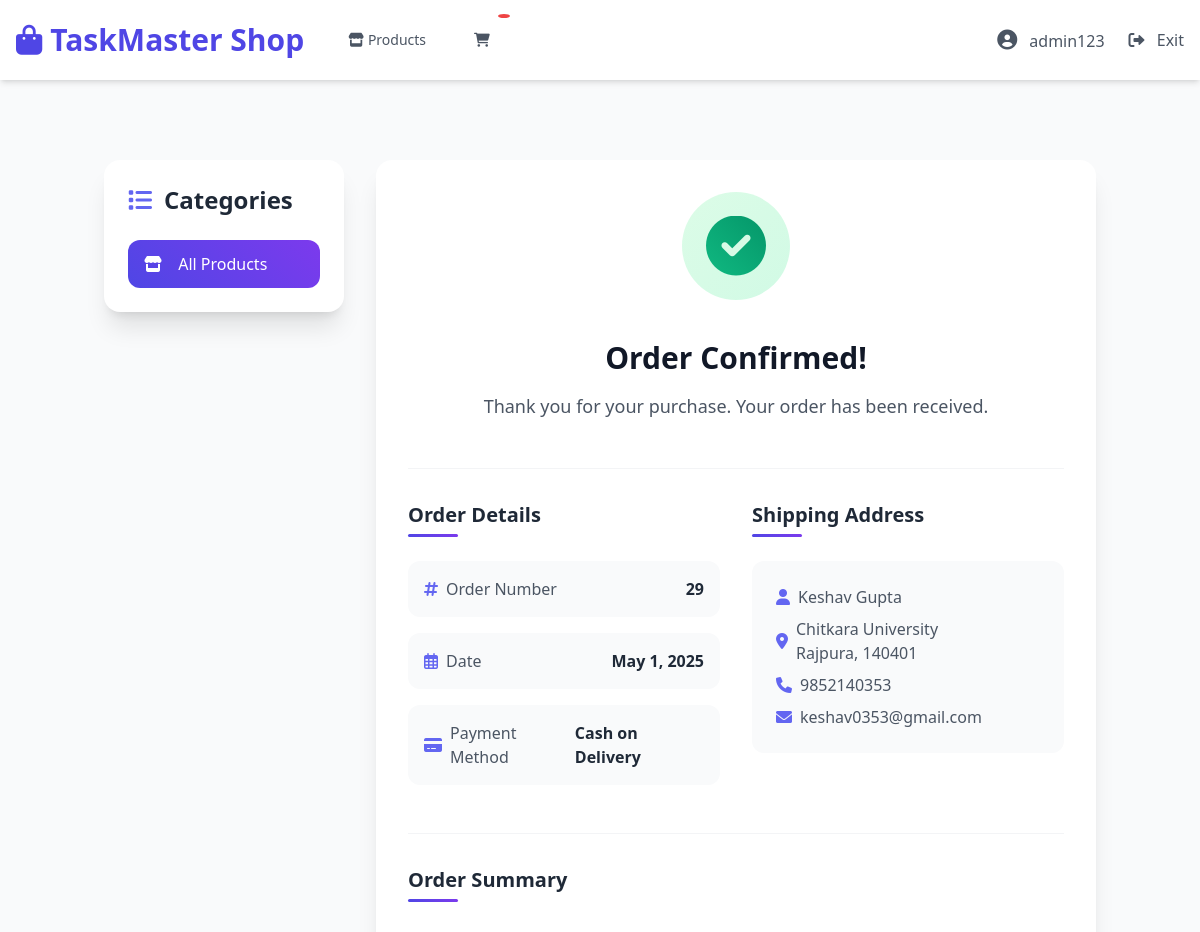
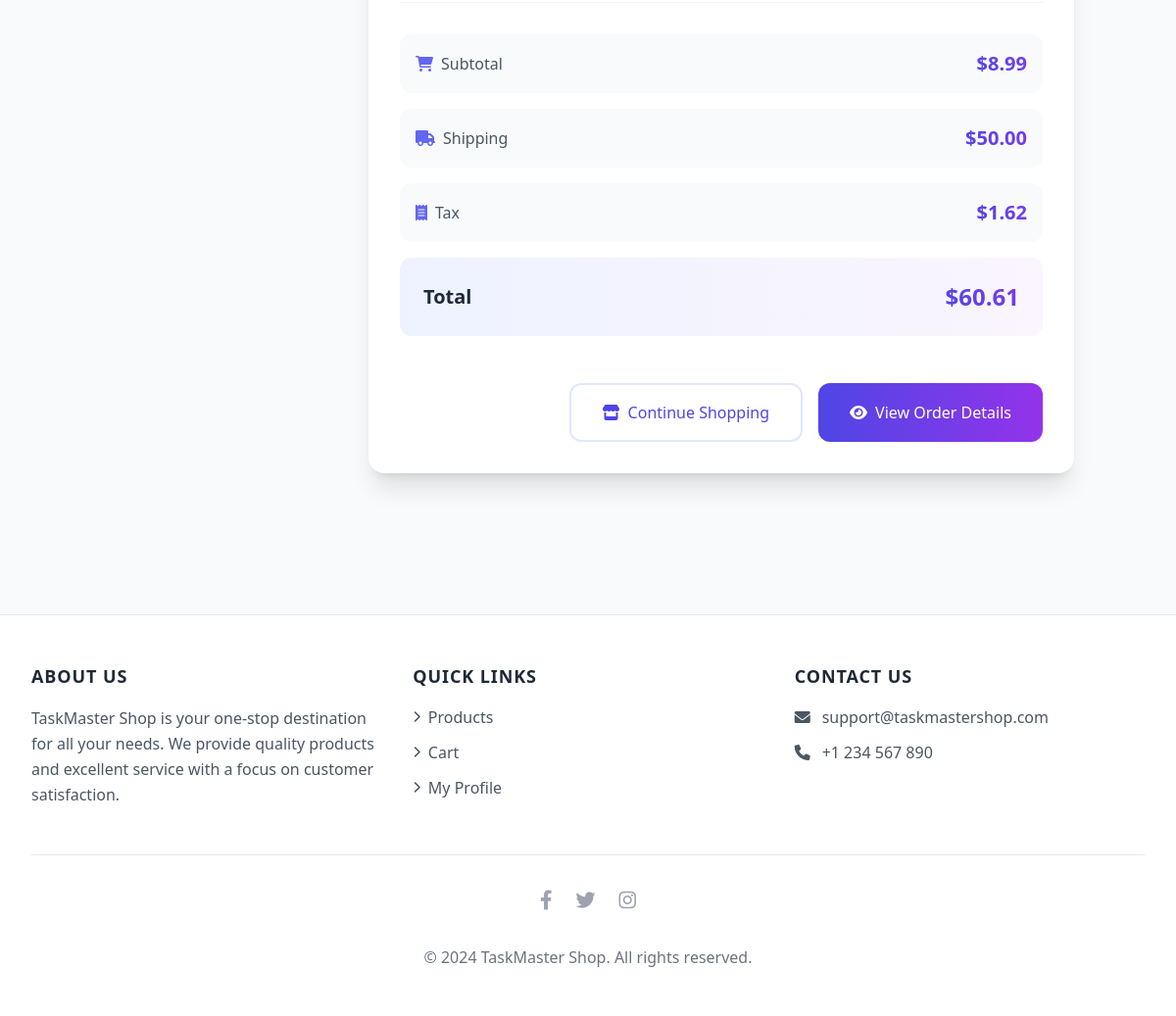
Screenshot of /shop/order/confirmation/29/ (signed in) with the database file from the repository (2 pictures, top to bottom).
### TASKMASTERAPP/models.py (models this page shows, shortened)
class CustomUser(AbstractUser):
    USER_TYPES = [
        ('user', 'Regular User'),
        ('admin', 'Administrator'),
    ]
    GENDER_CHOICES = [
        ('male', 'Male'),
        ('female', 'Female'),
        ('other', 'Other'),
    ]
    profile_picture = models.ImageField(upload_to='profile_pics/', null=True, blank=True, default='default-profile.jpg')
    bio = models.TextField(max_length=500, blank=True, null=True)
    date_of_birth = models.DateField(null=True, blank=True)
    phone_number = models.CharField(max_length=15, blank=True, null=True)
    gender = models.CharField(max_length=10, choices=GENDER_CHOICES, blank=True, null=True)
    address = models.TextField(blank=True, null=True)
    social = models.URLField(blank=True, null=True)
    user_type = models.CharField(max_length=10, choices=USER_TYPES, default='user')

### shop/models.py (models this page shows, shortened)
class Order(models.Model):
    STATUS_CHOICES = (
        ('pending', 'Pending'),
        ('processing', 'Processing'),
        ('shipped', 'Shipped'),
        ('delivered', 'Delivered'),
        ('completed', 'Completed'),
        ('cancelled', 'Cancelled'),
    )
    PAYMENT_METHOD_CHOICES = (
        ('cod', 'Cash on Delivery'),
        ('online', 'Online Payment'),
    )
    user = models.ForeignKey(settings.AUTH_USER_MODEL, on_delete=models.CASCADE)
    first_name = models.CharField(max_length=50)
    last_name = models.CharField(max_length=50)
    email = models.EmailField()
    phone = models.CharField(max_length=20)
    shipping_address = models.TextField()
    payment_method = models.CharField(max_length=20, choices=PAYMENT_METHOD_CHOICES, default='cod')
    created_at = models.DateTimeField(auto_now_add=True)
    updated_at = models.DateTimeField(auto_now=True)
    status = models.CharField(max_length=20, choices=STATUS_CHOICES, default='pending')
    subtotal = models.DecimalField(max_digits=10, decimal_places=2)
    shipping_cost = models.DecimalField(max_digits=10, decimal_places=2)
    tax = models.DecimalField(max_digits=10, decimal_places=2)
    total = models.DecimalField(max_digits=10, decimal_places=2)

### shop/views.py (the view)
# urls.py: path('order/confirmation/<int:order_id>/', views.order_confirmation, name='order_confirmation'),
@login_required
def order_confirmation(request, order_id):
    order = get_object_or_404(Order, id=order_id, user=request.user)
    address_parts = order.shipping_address.split(', ')
    street_address = address_parts[0] if len(address_parts) > 0 else ''
    city = address_parts[1] if len(address_parts) > 1 else ''
    state_zip = address_parts[2] if len(address_parts) > 2 else ''
    state = ''
    zip_code = ''
    if state_zip:
        state_zip_parts = state_zip.split(' ')
        state = state_zip_parts[0] if len(state_zip_parts) > 0 else ''
        zip_code = state_zip_parts[1] if len(state_zip_parts) > 1 else ''
    context = {
        'order': order,
        'shipping_address': {
            'full_name': f"{order.first_name} {order.last_name}",
            'street_address': street_address,
            'city': city,
            'state': state,
            'zip': zip_code,
            'phone': order.phone,
            'email': order.email
        }
    }
    return render(request, 'shop/order_confirmation.html', context)

### shop/templates/shop/order_confirmation.html (shortened to what this page needs)
{% extends "shop/shop_base.html" %}
{% load static %}
{% block shop_content %}
<div class="confirmation-card bg-white rounded-2xl shadow-xl overflow-hidden">
    <div class="p-8">
        <div class="text-center mb-12">
            <div class="inline-block p-6 rounded-full bg-gradient-to-br from-green-100 to-emerald-100 mb-6">
                <i class="fas fa-check-circle text-6xl success-icon"></i>
            </div>
            <h2 class="mt-4 text-3xl font-bold text-gray-900">Order Confirmed!</h2>
            <p class="mt-4 text-lg text-gray-600">Thank you for your purchase. Your order has been received.</p>
        </div>
        <div class="border-t border-gray-100 pt-8">
            <div class="grid grid-cols-1 md:grid-cols-2 gap-8">
                <div>
                    <h3 class="text-xl font-bold text-gray-800 mb-6 section-title">Order Details</h3>
                    <dl class="space-y-4">
                        <div class="flex justify-between items-center p-4 rounded-xl bg-gray-50">
                            <dt class="text-gray-600 flex items-center">
                                <i class="fas fa-hashtag mr-2 text-indigo-500"></i>
                                Order Number
                            </dt>
                            <dd class="font-bold text-gray-800">{{ order.id }}</dd>
                        </div>
                        <div class="flex justify-between items-center p-4 rounded-xl bg-gray-50">
                            <dt class="text-gray-600 flex items-center">
                                <i class="far fa-calendar-alt mr-2 text-indigo-500"></i>
                                Date
                            </dt>
                            <dd class="font-bold text-gray-800">{{ order.created_at|date:"F j, Y" }}</dd>
                        </div>
                        <div class="flex justify-between items-center p-4 rounded-xl bg-gray-50">
                            <dt class="text-gray-600 flex items-center">
                                <i class="fas fa-credit-card mr-2 text-indigo-500"></i>
                                Payment Method
                            </dt>
                            <dd class="font-bold text-gray-800">{{ order.get_payment_method_display }}</dd>
                        </div>
                    </dl>
                </div>
                <div>
                    <h3 class="text-xl font-bold text-gray-800 mb-6 section-title">Shipping Address</h3>
                    <div class="p-6 rounded-xl bg-gray-50">
                        <address class="text-gray-600 not-italic space-y-2">
                            <p class="flex items-center">
                                <i class="fas fa-user mr-2 text-indigo-500"></i>
                                {{ shipping_address.full_name }}
                            </p>
                            <p class="flex items-center">
                                <i class="fas fa-map-marker-alt mr-2 text-indigo-500"></i>
                                {{ shipping_address.street_address }}
                                <br>{{ shipping_address.city }}, {{ shipping_address.state }} {{ shipping_address.zip }}
                            </p>
                            <p class="flex items-center">
                                <i class="fas fa-phone mr-2 text-indigo-500"></i>
                                {{ shipping_address.phone }}
                            </p>
                            <p class="flex items-center">
                                <i class="fas fa-envelope mr-2 text-indigo-500"></i>
                                {{ shipping_address.email }}
                            </p>
                        </address>
                    </div>
                </div>
            </div>
        </div>
        <div class="mt-12 border-t border-gray-100 pt-8">
            <h3 class="text-xl font-bold text-gray-800 mb-8 section-title">Order Summary</h3>
            <div class="mt-8 border-t border-gray-100 pt-8">
                <div class="space-y-4">
                    <div class="flex justify-between items-center p-4 rounded-xl bg-gray-50">
                        <span class="text-gray-600 flex items-center">
                            <i class="fas fa-shopping-cart mr-2 text-indigo-500"></i>
                            Subtotal
                        </span>
                        <span class="text-xl font-bold price-tag">${{ order.subtotal }}</span>
                    </div>
                    <div class="flex justify-between items-center p-4 rounded-xl bg-gray-50">
                        <span class="text-gray-600 flex items-center">
                            <i class="fas fa-truck mr-2 text-indigo-500"></i>
                            Shipping
                        </span>
                        <span class="text-xl font-bold price-tag">${{ order.shipping_cost }}</span>
                    </div>
                    <div class="flex justify-between items-center p-4 rounded-xl bg-gray-50">
                        <span class="text-gray-600 flex items-center">
                            <i class="fas fa-receipt mr-2 text-indigo-500"></i>
                            Tax
                        </span>
                        <span class="text-xl font-bold price-tag">${{ order.tax }}</span>
                    </div>
                    <div class="flex justify-between items-center p-6 rounded-xl bg-gradient-to-r from-indigo-50 to-purple-50 mt-4">
                        <span class="text-xl font-bold text-gray-800">Total</span>
                        <span class="text-2xl font-bold price-tag">${{ order.total }}</span>
                    </div>
                </div>
            </div>
        </div>
        <div class="mt-12 flex flex-col sm:flex-row justify-end space-y-4 sm:space-y-0 sm:space-x-4">
            <a href="{% url 'shop:product_list' %}"
               class="action-button px-8 py-4 border-2 border-indigo-100 rounded-xl text-indigo-600 font-medium hover:bg-indigo-50 focus:outline-none flex items-center justify-center">
                <i class="fas fa-store mr-2"></i>
                Continue Shopping
            </a>
            <a href="{% url 'shop:order_detail' order.id %}"
               class="action-button px-8 py-4 bg-gradient-to-r from-indigo-600 to-purple-600 text-white rounded-xl font-medium hover:from-indigo-700 hover:to-purple-700 focus:outline-none flex items-center justify-center">
                <i class="fas fa-eye mr-2"></i>
                View Order Details
            </a>
        </div>
    </div>
</div>
{% endblock %}

### templates/base.html (shortened to what this page needs)
<!DOCTYPE html>
<html lang="en">
<head>
    <script src="https://cdn.tailwindcss.com"></script>
    <link rel="stylesheet" href="https://cdnjs.cloudflare.com/ajax/libs/font-awesome/6.0.0/css/all.min.css">
</head>
<body class="bg-gray-50 min-h-screen">
    <nav class="bg-white shadow-md sticky top-0 z-50">
        <div class="max-w-7xl mx-auto px-4">
            <div class="flex justify-between h-20">
                <div class="flex items-center">
                    <div class="flex-shrink-0">
                        <a href="{% url 'shop:product_list' %}" class="text-3xl font-bold text-indigo-600 hover:text-indigo-700 transition-colors">
                            <i class="fas fa-shopping-bag mr-2"></i>TaskMaster Shop
                        </a>
                    </div>
                    <div class="hidden sm:ml-8 sm:flex sm:space-x-6">
                        <a href="{% url 'shop:product_list' %}"
                           class="nav-link text-gray-600 hover:text-indigo-600 px-3 py-2 text-sm font-medium">
                            <i class="fas fa-store mr-1"></i>Products
                        </a>
                        <a href="{% url 'shop:cart_detail' %}"
                           class="nav-link text-gray-600 hover:text-indigo-600 px-3 py-2 text-sm font-medium cart-icon">
                            <i class="fas fa-shopping-cart"></i>
                            <span class="cart-badge">{% if cart|length %}{{ cart|length }}{% endif %}</span>
                        </a>
                    </div>
                </div>
                <div class="hidden sm:flex sm:items-center">
                    {% if user.is_authenticated %}
                        <div class="ml-6 relative">
                            <div class="flex items-center space-x-6">
                                <a href="{% url 'shop:user_profile' %}"
                                   class="nav-link text-gray-600 hover:text-indigo-600">
                                    <i class="fas fa-user-circle text-xl"></i>
                                    <span class="ml-2">{{ user.get_full_name|default:user.username }}</span>
                                </a>
                                <a href="{% url 'index' %}"
                                   class="nav-link text-gray-600 hover:text-indigo-600">
                                    <i class="fas fa-sign-out-alt"></i>
                                    <span class="ml-2">Exit</span>
                                </a>
                            </div>
                        </div>
                    {% endif %}
                </div>
            </div>
        </div>
    </nav>
    <main class="max-w-7xl mx-auto py-8 sm:px-6 lg:px-8">
        {% block content %}
        {% endblock %}
    </main>
    <footer class="bg-white mt-16 border-t border-gray-200">
        <div class="max-w-7xl mx-auto py-12 px-4 sm:px-6 lg:px-8">
            <div class="grid grid-cols-1 md:grid-cols-3 gap-8">
                <div class="hover-scale">
                    <h3 class="text-lg font-semibold text-gray-800 tracking-wider uppercase mb-4">About Us</h3>
                    <p class="text-gray-600 leading-relaxed">
                        TaskMaster Shop is your one-stop destination for all your needs. We provide quality products and excellent service with a focus on customer satisfaction.
                    </p>
                </div>
                <div>
                    <h3 class="text-lg font-semibold text-gray-800 tracking-wider uppercase mb-4">Quick Links</h3>
                    <ul class="space-y-3">
                        <li>
                            <a href="{% url 'shop:product_list' %}" class="text-gray-600 hover:text-indigo-600 transition-colors flex items-center">
                                <i class="fas fa-chevron-right mr-2 text-xs"></i>Products
                            </a>
                        </li>
                        <li>
                            <a href="{% url 'shop:cart_detail' %}" class="text-gray-600 hover:text-indigo-600 transition-colors flex items-center">
                                <i class="fas fa-chevron-right mr-2 text-xs"></i>Cart
                            </a>
                        </li>
                        {% if user.is_authenticated %}
                        <li>
                            <a href="{% url 'shop:user_profile' %}" class="text-gray-600 hover:text-indigo-600 transition-colors flex items-center">
                                <i class="fas fa-chevron-right mr-2 text-xs"></i>My Profile
                            </a>
                        </li>
                        {% endif %}
                    </ul>
                </div>
                <div>
                    <h3 class="text-lg font-semibold text-gray-800 tracking-wider uppercase mb-4">Contact Us</h3>
                    <ul class="space-y-3">
                        <li class="text-gray-600 hover:text-indigo-600 transition-colors">
                            <a href="mailto:support@taskmastershop.com" class="flex items-center">
                                <i class="fas fa-envelope mr-3"></i>
                                support@taskmastershop.com
                            </a>
                        </li>
                        <li class="text-gray-600 hover:text-indigo-600 transition-colors">
                            <a href="tel:+1234567890" class="flex items-center">
                                <i class="fas fa-phone mr-3"></i>
                                +1 234 567 890
                            </a>
                        </li>
                    </ul>
                </div>
            </div>
            <div class="mt-12 border-t border-gray-200 pt-8">
                <div class="flex justify-center space-x-6">
                    <a href="#" class="text-gray-400 hover:text-indigo-600 transition-colors">
                        <i class="fab fa-facebook-f text-xl"></i>
                    </a>
                    <a href="#" class="text-gray-400 hover:text-indigo-600 transition-colors">
                        <i class="fab fa-twitter text-xl"></i>
                    </a>
                    <a href="#" class="text-gray-400 hover:text-indigo-600 transition-colors">
                        <i class="fab fa-instagram text-xl"></i>
                    </a>
                </div>
                <p class="mt-8 text-center text-gray-500">
                    &copy; 2024 TaskMaster Shop. All rights reserved.
                </p>
            </div>
        </div>
    </footer>
</body>
</html>

### rows the page displays
CustomUser: get_full_name "admin123"
Order: id "29", created_at "May 1, 2025", payment_method "Cash on Delivery", phone "9852140353", email "keshav0353@gmail.com", subtotal "8.99", shipping_cost "50.00", tax "1.62", total "60.61"

### other values shown
{{ shipping_address.full_name }} "Keshav Gupta"
{{ shipping_address.street_address }} "Chitkara University"
{{ shipping_address.city }} "Rajpura"
{{ shipping_address.state }} "140401"
